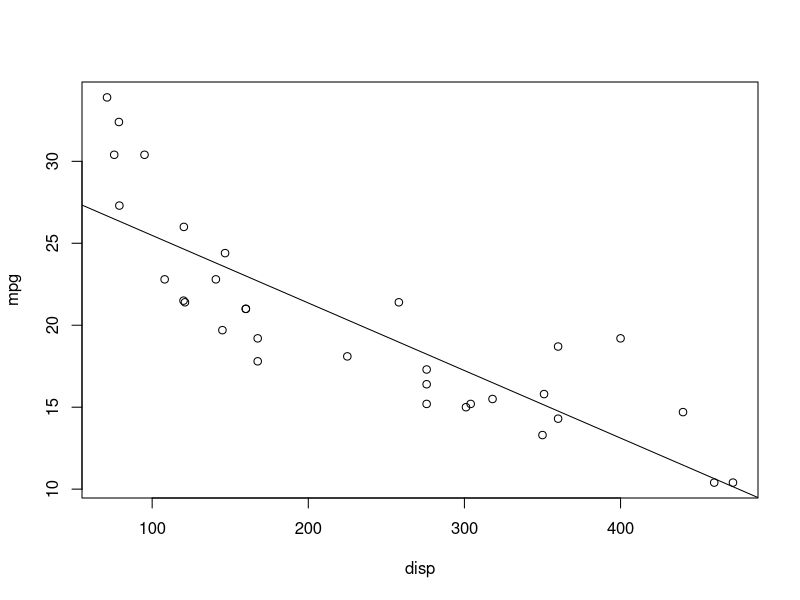
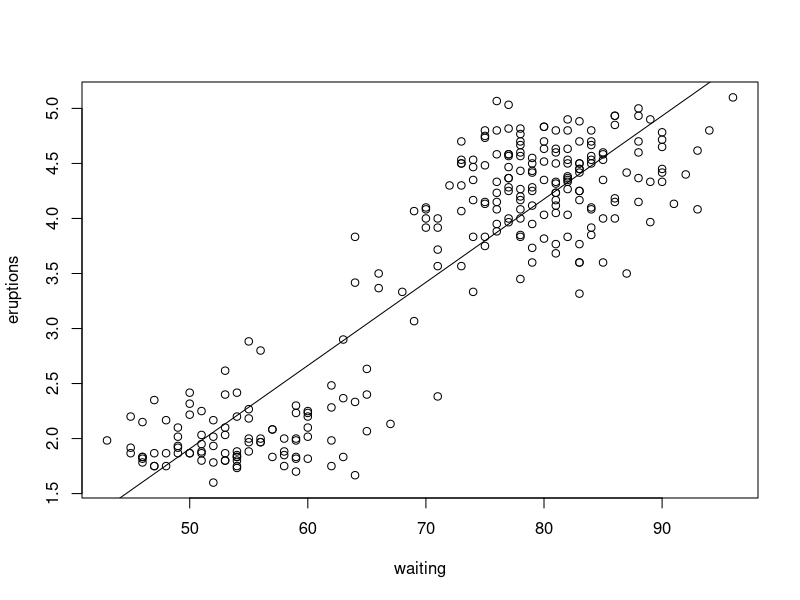

These charts were generated, in order, by the following R code:
## ---- chunk 1
knitr::opts_chunk$set(echo = TRUE)
mpgData <- mtcars[, c("mpg", "disp")]
faithfulData <- faithful
## ---- chunk 2
head(mtcars[, c("mpg", "disp")], 2)
## ---- chunk 3
head(faithful, 2)
## ---- chunk 4
plot(mpg ~ disp, data = mpgData)
lm1 <- lm(mpg ~ disp, data = mtcars)
abline(lm1)
## ---- chunk 5
plot(eruptions ~ waiting, data = faithfulData)
lm1 <- lm(eruptions ~ waiting, data = faithfulData)
abline(lm1)
